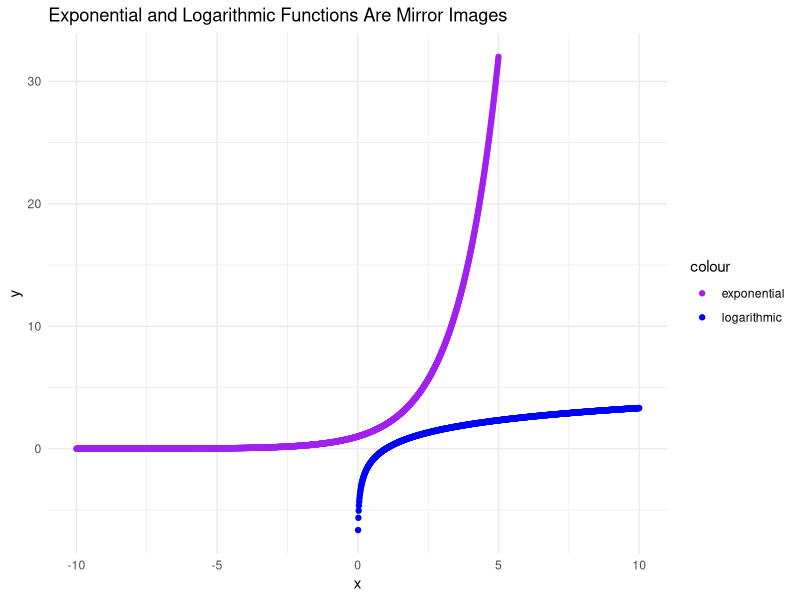
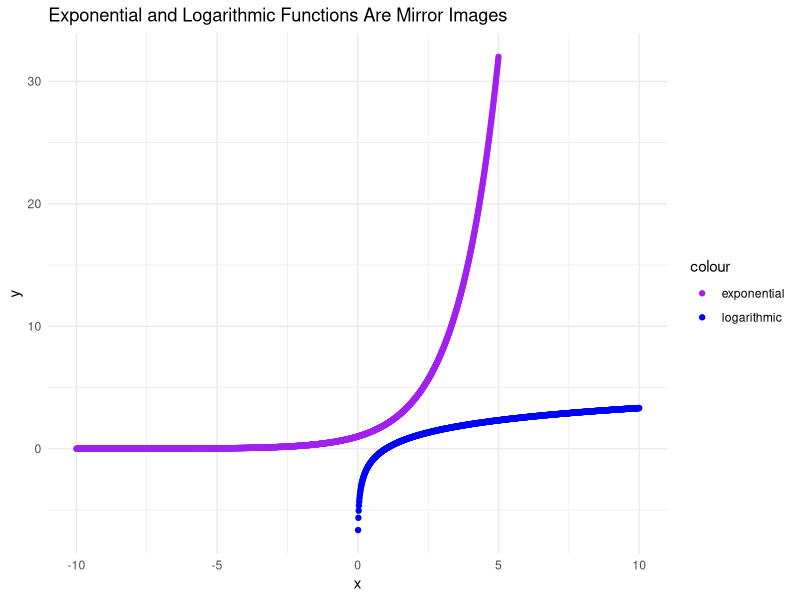

Generate these figures, in order, with R:
## ---- chunk 1
#| fig-height: 3

library(ggplot2)

x3 <- seq(-10,5, by = .01)

x4 <- seq(.01, 10, by = .01)

y3exp <- 2^x3

y4log <- log2(x4)

ggplot(data=NULL) + 
geom_point(aes(x = x3, y = y3exp, color = "exponential")) + 
geom_point(aes(x = x4, y = y4log, color = "logarithmic")) +
labs(title = "Exponential and Logarithmic Functions Are Mirror Images",
x = "x", y = "y") +
scale_color_manual(values = c("purple", "blue")) +
theme_minimal()

ggsave("exponential-logarithmic.png")

